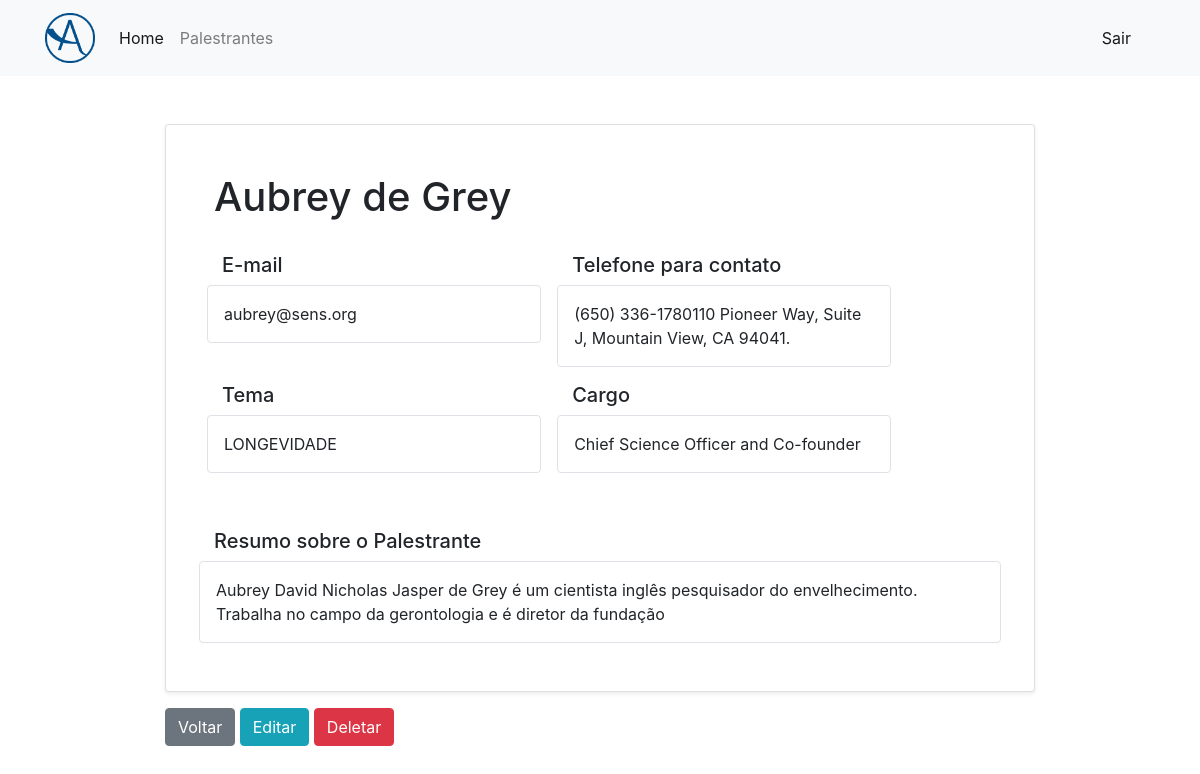
The app's page /palestrante/palestrante_detail/11 (signed in) with its own data.
### palestrante/models.py (models this page shows)
class Palestrante(models.Model):
    tema = models.CharField(max_length=100, null=True, blank=True,)
    palestrante = models.CharField(max_length=100, null=True, blank=True,)
    cargo = models.CharField(max_length=500, null=True, blank=True,)
    resumo = models.TextField(null=True, blank=True,)
    email = models.CharField(max_length=100, null=True, blank=True,)
    telefone = models.CharField(max_length=100, null=True, blank=True,)
    class Meta:
        ordering = ['palestrante']
        verbose_name = 'palestrante'
        verbose_name_plural = 'palestrantes'
    def __str__(self):
        return self.palestrante
    full_name = property(__str__)

### palestrante/views.py (the view)
# urls.py: path('palestrante_detail/<int:pk>', palestranteDetail.as_view(), name='palestrante_detail'),
class palestranteDetail(AutenticaCad, DetailView):
    model = Palestrante

### palestrante/templates/palestrante/palestrante_detail.html
{% extends 'base.html' %}
{% load bootstrap %}
{% block main %}
    <section class="container mb-5 w-75">
        <div class="mt-5 mb-3 card shadow-sm">
            <div class="card-body row p-5">
                <div class="col-12 mb-3">
                    <h1>{{ object.palestrante }}</h1>
                </div>
                <div class="col-md-5 m-md-2">
                    <div class="row">
                        <div class="col-12">
                            <h5>
                                E-mail
                            </h5>
                        </div>
                        <div class="col-12 border rounded p-3">
                            {{ object.email }}
                        </div>
                    </div>
                </div>
                <div class="col-md-5 m-md-2">
                    <div class="row">
                        <div class="col-12">
                            <h5>
                                Telefone para contato
                            </h5>
                        </div>
                        <div class="col-12 border rounded p-3">
                            {{ object.telefone }}
                        </div>
                    </div>
                </div>
                <div class="col-md-5 m-md-2">
                    <div class="row">
                        <div class="col-12">
                            <h5>
                                Tema
                            </h5>
                        </div>
                        <div class="col-12 border rounded p-3">
                            {{ object.tema }}
                        </div>
                    </div>
                </div>
                <div class="col-md-5 m-md-2">
                    <div class="row">
                        <div class="col-12">
                            <h5>
                                Cargo
                            </h5>
                        </div>
                        <div class="col-12 border rounded p-3">
                            {{ object.cargo }}
                        </div>
                    </div>
                </div>
                <div class="mt-5 col-12">
                    <div class="row">
                        <div class="col-12">
                            <h5>
                                Resumo sobre o Palestrante
                            </h5>
                        </div>
                        <div class="col-12 border rounded p-3">
                            {{ object.resumo }}
                        </div>
                    </div>
                </div>
            </div>
        </div>
        <a class="btn btn-secondary" href="{% url 'palestrante_list' %}">
            Voltar
        </a>
        <a class="btn btn-info" href="{% url 'palestrante_update' palestrante.id %}">
            Editar
        </a>
        <a class="btn btn-danger" href="{% url 'palestrante_delete' palestrante.id %}">
            Deletar
        </a>
    </section>
{% endblock %}

### records on screen
Palestrante: palestrante "Aubrey de Grey", email "aubrey@sens.org", telefone "(650) 336-1780110 Pioneer Way, Suite J, Mountain View, CA 94041.", tema "LONGEVIDADE", cargo "Chief Science Officer and Co-founder", resumo "Aubrey David Nicholas Jasper de Grey é um cientista inglês pesquisador do envelhecimento. Trabalha no campo da gerontologia e é diretor da fundação"
